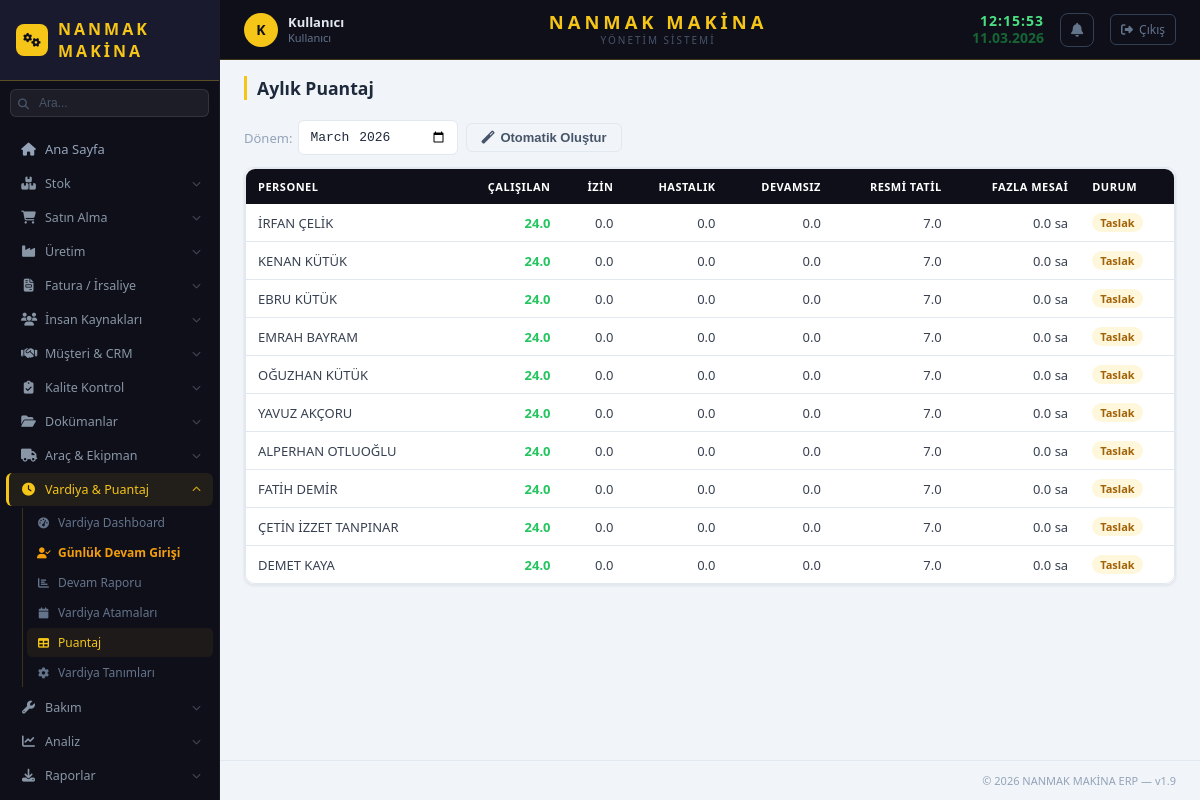
/vardiya/puantaj (signed in), run on the app's committed database.
### app/stok/models/sistem_ayar.py (models this page shows, shortened)
class SistemAyar(db.Model):
    __tablename__ = 'sistem_ayar'
    id = db.Column(db.Integer, primary_key=True, autoincrement=True)
    anahtar = db.Column(db.String(100), unique=True, nullable=False)
    deger = db.Column(db.Text)
    aciklama = db.Column(db.String(200))
    guncelleme = db.Column(db.String(30), default=lambda: datetime.now().strftime('%d.%m.%Y %H:%M'))
    @staticmethod
    def get(anahtar, varsayilan=''):
        ayar = SistemAyar.query.filter_by(anahtar=anahtar).first()
        return ayar.deger if ayar else varsayilan

### app/vardiya/models/vardiya.py (models this page shows, shortened)
class Puantaj(db.Model):
    __tablename__ = 'puantaj'
    id = db.Column(db.Integer, primary_key=True, autoincrement=True)
    personel_id = db.Column(db.Integer, db.ForeignKey('personel.id'), nullable=False)
    yil = db.Column(db.Integer, nullable=False)
    ay = db.Column(db.Integer, nullable=False)
    calisilan_gun = db.Column(db.Float, default=0)
    izin_gun = db.Column(db.Float, default=0)
    hastalik_gun = db.Column(db.Float, default=0)
    devamsizlik_gun = db.Column(db.Float, default=0)
    resmi_tatil_gun = db.Column(db.Float, default=0)
    fazla_mesai_saat = db.Column(db.Float, default=0)
    notlar = db.Column(db.Text)
    onaylandi = db.Column(db.Integer, default=0)
    onaylayan_id = db.Column(db.Integer, nullable=True)
    olusturma_tarihi = db.Column(db.String(20), default=_simdi)
    personel = db.relationship('Personel', backref=db.backref('puantajlar', lazy=True))

### app/ik/models/personel.py (models this page shows, shortened)
class Personel(db.Model):
    __tablename__ = 'personel'
    id = db.Column(db.Integer, primary_key=True, autoincrement=True)
    sicil_no = db.Column(db.String(30), unique=True, nullable=False)
    ad = db.Column(db.String(100), nullable=False)
    soyad = db.Column(db.String(100), nullable=False)
    tc_kimlik = db.Column(db.String(11))
    dogum_tarihi = db.Column(db.String(20))
    cinsiyet = db.Column(db.String(10))
    telefon = db.Column(db.String(20))
    email = db.Column(db.String(150))
    adres = db.Column(db.Text)
    departman = db.Column(db.String(100))
    pozisyon = db.Column(db.String(100))
    ise_baslama = db.Column(db.String(20))
    isten_ayrilma = db.Column(db.String(20))
    calisma_turu = db.Column(db.String(20), default='tam_zamanli')
    maas = db.Column(db.Float, default=0)
    para_birimi = db.Column(db.String(10), default='TL')
    sube_id = db.Column(db.Integer, db.ForeignKey('sube.id'), nullable=True)
    aktif = db.Column(db.Integer, default=1)
    olusturma_tarihi = db.Column(db.String(20), default=_simdi)
    izinler = db.relationship('Izin', backref='personel', lazy=True, cascade='all, delete-orphan')
    maas_kayitlari = db.relationship('Maas', backref='personel', lazy=True, cascade='all, delete-orphan')
    @property
    def tam_ad(self):
        return f'{self.ad} {self.soyad}'

### app/vardiya/routes/vardiya_routes.py (the view)
@vardiya_bp.route('/puantaj')
def puantaj_liste():
    ay = request.args.get('ay', datetime.now().strftime('%Y-%m'))
    yil, ay_no = map(int, ay.split('-'))
    puantajlar = Puantaj.query.filter_by(yil=yil, ay=ay_no).all()
    return render_template('vardiya/puantaj_liste.html',
        puantajlar=puantajlar, secili_ay=ay)

### app/__init__.py (called while the page is built)
def login_gerekli_mi(endpoint, path):
    for acik in ACIK_URLLAR:
        if path.startswith(acik):
            return False
    return True

### app/kullanici/models/kullanici.py (called while the page is built)
    def birincil_rol(self):
        if self.roller:
            return self.roller[0].rol
        return None

    def admin_mi(self):
        for kr in self.roller:
            if kr.rol and kr.rol.rol_adi == 'admin':
                return True
        return False

### app/vardiya/templates/vardiya/puantaj_liste.html (shortened to what this page needs)
{% extends "base.html" %}
{% block page_title %}Aylık Puantaj{% endblock %}
{% block content %}
<div style="display:flex;gap:8px;margin-bottom:12px;flex-wrap:wrap;align-items:center;">
    <form method="GET" style="display:flex;gap:6px;align-items:center;">
        <label style="font-size:13px;color:var(--gri);">Dönem:</label>
        <input type="month" name="ay" class="form-input" value="{{ secili_ay }}" style="width:160px;" onchange="this.form.submit()">
    </form>
    <form method="POST" action="{{ url_for('vardiya.puantaj_olustur') }}">
        <button type="submit" class="btn btn-ghost" onclick="return confirm('Bu ay için puantaj otomatik oluşturulsun mu? (Mevcut kayıtlar korunur)')">
            <i class="fas fa-magic"></i> Otomatik Oluştur
        </button>
    </form>
</div>
<div class="card">
    <div class="table-container">
        <table class="data-table">
            <thead>
                <tr>
                    <th>Personel</th>
                    <th style="text-align:right;">Çalışılan</th>
                    <th style="text-align:right;">İzin</th>
                    <th style="text-align:right;">Hastalık</th>
                    <th style="text-align:right;">Devamsız</th>
                    <th style="text-align:right;">Resmi Tatil</th>
                    <th style="text-align:right;">Fazla Mesai</th>
                    <th>Durum</th>
                </tr>
            </thead>
            <tbody>
            {% for p in puantajlar %}
            <tr>
                <td style="font-weight:500;">{{ p.personel.tam_ad if p.personel else '?' }}</td>
                <td style="text-align:right;font-weight:700;color:var(--yesil);">{{ p.calisilan_gun }}</td>
                <td style="text-align:right;">{{ p.izin_gun }}</td>
                <td style="text-align:right;">{{ p.hastalik_gun }}</td>
                <td style="text-align:right;{% if p.devamsizlik_gun > 0 %}color:var(--kirmizi);{% endif %}">{{ p.devamsizlik_gun }}</td>
                <td style="text-align:right;">{{ p.resmi_tatil_gun }}</td>
                <td style="text-align:right;{% if p.fazla_mesai_saat > 0 %}color:var(--sari);font-weight:600;{% endif %}">{{ p.fazla_mesai_saat }} sa</td>
                <td>
                    {% if p.onaylandi %}
                    <span class="status-badge acik"><i class="fas fa-check"></i> Onaylı</span>
                    {% else %}
                    <span class="status-badge beklemede">Taslak</span>
                    {% endif %}
                </td>
            </tr>
            {% else %}
            <tr><td colspan="8" style="text-align:center;padding:32px;color:var(--gri);">
                <i class="fas fa-table" style="font-size:32px;opacity:0.3;display:block;margin-bottom:8px;"></i>
                Bu dönem için puantaj yok.<br>
                <small>"Otomatik Oluştur" ile oluşturabilirsiniz.</small>
            </td></tr>
            {% endfor %}
            </tbody>
        </table>
    </div>
</div>
{% endblock %}

### app/stok/templates/base.html (shortened to what this page needs)
<!DOCTYPE html>
<html lang="tr">
<head>
    <link rel="stylesheet" href="{{ url_for('static', filename='css/main.css') }}">
    <link rel="stylesheet" href="https://cdnjs.cloudflare.com/ajax/libs/font-awesome/6.4.0/css/all.min.css">
</head>
<body>
<aside class="sidebar">
    <div class="sidebar-logo">
        {% if firma_logo %}
        <img src="{{ url_for('static', filename='img/' + firma_logo) }}"
             alt="{{ firma_adi }}" style="height:36px;max-width:140px;object-fit:contain;">
        {% else %}
        <span class="sidebar-logo-icon"><i class="fas fa-cogs"></i></span>
        <span class="sidebar-logo-text">{{ firma_adi }}</span>
        {% endif %}
    </div>
    <div class="sidebar-arama">
        <i class="fas fa-search sidebar-arama-ikon"></i>
        <input type="text" id="global-arama" placeholder="Ara..." autocomplete="off">
    </div>
    <nav class="sidebar-nav">
        <a href="/" class="nav-item {% if request.path == '/' %}active{% endif %}">
            <i class="fas fa-home"></i><span>Ana Sayfa</span>
        </a>
        <div class="nav-group">
            <div class="nav-group-title" id="btn-stok-menu">
                <i class="fas fa-boxes ng-icon"></i>
                <span class="ng-label">Stok</span>
                <i class="fas fa-chevron-down ng-arrow"></i>
            </div>
        </div>
        <div class="nav-group">
            <div class="nav-group-title" id="btn-satin-menu">
                <i class="fas fa-shopping-cart ng-icon"></i>
                <span class="ng-label">Satın Alma</span>
                <i class="fas fa-chevron-down ng-arrow"></i>
            </div>
        </div>
        <div class="nav-group">
            <div class="nav-group-title" id="btn-uretim-menu">
                <i class="fas fa-industry ng-icon"></i>
                <span class="ng-label">Üretim</span>
                <i class="fas fa-chevron-down ng-arrow"></i>
            </div>
        </div>
        <div class="nav-group">
            <div class="nav-group-title" id="btn-fatura-menu">
                <i class="fas fa-file-invoice ng-icon"></i>
                <span class="ng-label">Fatura / İrsaliye</span>
                <i class="fas fa-chevron-down ng-arrow"></i>
            </div>
        </div>
        {% if session.get('admin') or yetki.get('ik') %}
        <div class="nav-group">
            <div class="nav-group-title" id="btn-ik-menu">
                <i class="fas fa-users ng-icon"></i>
                <span class="ng-label">İnsan Kaynakları</span>
                <i class="fas fa-chevron-down ng-arrow"></i>
            </div>
        </div>
        {% endif %}
        {% if aktif_moduller.get('crm') %}
        <div class="nav-group">
            <div class="nav-group-title" id="btn-crm-menu">
                <i class="fas fa-handshake ng-icon"></i>
                <span class="ng-label">Müşteri & CRM</span>
                <i class="fas fa-chevron-down ng-arrow"></i>
            </div>
        </div>
        {% endif %}
        {% if aktif_moduller.get('kalite') %}
        <div class="nav-group">
            <div class="nav-group-title" id="btn-kalite-menu">
                <i class="fas fa-clipboard-check ng-icon"></i>
                <span class="ng-label">Kalite Kontrol</span>
                <i class="fas fa-chevron-down ng-arrow"></i>
            </div>
        </div>
        {% endif %}
        {% if aktif_moduller.get('dokuman') %}
        <div class="nav-group">
            <div class="nav-group-title" id="btn-dokuman-menu">
                <i class="fas fa-folder-open ng-icon"></i>
                <span class="ng-label">Dokümanlar</span>
                <i class="fas fa-chevron-down ng-arrow"></i>
            </div>
        </div>
        {% endif %}
        {% if aktif_moduller.get('arac') %}
        <div class="nav-group">
            <div class="nav-group-title" id="btn-arac-menu">
                <i class="fas fa-truck ng-icon"></i>
                <span class="ng-label">Araç & Ekipman</span>
                <i class="fas fa-chevron-down ng-arrow"></i>
            </div>
        </div>
        {% endif %}
        {% if aktif_moduller.get('vardiya') %}
        <div class="nav-group">
            <div class="nav-group-title" id="btn-vardiya-menu">
                <i class="fas fa-clock ng-icon"></i>
                <span class="ng-label">Vardiya & Puantaj</span>
                <i class="fas fa-chevron-down ng-arrow"></i>
            </div>
            <div id="vardiya-menu" class="nav-submenu">
                <a href="{{ url_for('vardiya.vardiya_dashboard') }}"><i class="fas fa-tachometer-alt"></i> Vardiya Dashboard</a>
                <a href="{{ url_for('vardiya.devam_listesi') }}" style="font-weight:600;color:#f59e0b;"><i class="fas fa-user-check"></i> Günlük Devam Girişi</a>
                <a href="{{ url_for('vardiya.devam_rapor') }}"><i class="fas fa-chart-bar"></i> Devam Raporu</a>
                <a href="{{ url_for('vardiya.atama_liste') }}"><i class="fas fa-calendar"></i> Vardiya Atamaları</a>
                <a href="{{ url_for('vardiya.puantaj_liste') }}"><i class="fas fa-table"></i> Puantaj</a>
                <a href="{{ url_for('vardiya.tanim_liste') }}"><i class="fas fa-cog"></i> Vardiya Tanımları</a>
            </div>
        </div>
        {% endif %}
        {% if aktif_moduller.get('bakim') %}
        <div class="nav-group">
            <div class="nav-group-title" id="btn-bakim-menu">
                <i class="fas fa-wrench ng-icon"></i>
                <span class="ng-label">Bakım</span>
                <i class="fas fa-chevron-down ng-arrow"></i>
            </div>
        </div>
        {% endif %}
        <div class="nav-group">
            <div class="nav-group-title" id="btn-analiz-menu">
                <i class="fas fa-chart-line ng-icon"></i>
                <span class="ng-label">Analiz</span>
                <i class="fas fa-chevron-down ng-arrow"></i>
            </div>
        </div>
        <div class="nav-group">
            <div class="nav-group-title" id="btn-rapor-menu">
                <i class="fas fa-download ng-icon"></i>
                <span class="ng-label">Raporlar</span>
                <i class="fas fa-chevron-down ng-arrow"></i>
            </div>
        </div>
        {% if aktif_moduller.get('proje') %}
        <div class="nav-group">
            <div class="nav-group-title" id="btn-proje-menu">
            </div>
        </div>
        {% endif %}
    </nav>
</aside>
<div class="main-wrapper">
    <header class="top-header">
        <div class="header-left">
            <a href="{{ url_for('kullanici.profil') }}" class="header-user" title="Profilim" style="text-decoration:none;">
                <div class="header-user-avatar">{{ session.get('tam_ad', 'K')[:1] | upper }}</div>
                <div class="header-user-info">
                    <span class="header-user-name">{{ session.get('tam_ad', 'Kullanıcı') }}</span>
                    <span class="header-user-role">{% if session.get('admin') %}Admin{% else %}Kullanıcı{% endif %}</span>
                </div>
            </a>
        </div>
        <div class="header-center">
            <div class="header-firma">{{ firma_adi }}</div>
            <div class="header-firma-alt">{{ firma_alt_baslik }}</div>
        </div>
        <div class="header-right">
            <div class="header-datetime">
                <span class="header-saat" id="header-saat">--:--:--</span>
                <span class="header-tarih" id="header-tarih">--.--.----</span>
            </div>
            <div class="bildirim-wrapper" id="bildirim-wrapper">
                <button class="bildirim-btn" onclick="toggleBildirimler()" title="Bildirimler">
                    <i class="fas fa-bell"></i>
                </button>
            </div>
            <a href="{{ url_for('kullanici.cikis') }}" class="header-cikis" title="Çıkış Yap">
                <i class="fas fa-sign-out-alt"></i>
                <span>Çıkış</span>
            </a>
        </div>
    </header>
    <div class="page-header">
        <h2 class="page-title">{% block page_title %}{% endblock %}</h2>
    </div>
    <main class="main-content">
        {% block content %}{% endblock %}
    </main>
    <footer class="footer">
        <span>© 2026 {{ firma_adi }} ERP — v1.9</span>
    </footer>
</div>
</body>
</html>

### app/stok/templates/base.html (style rules this page uses)
.bildirim-wrapper { position: relative; }
.bildirim-btn { background: none; border: 1px solid #334155; color: #64748b; width: 34px; height: 34px; border-radius: 8px; cursor: pointer; display: flex; align-items: center; justify-content: center; font-size: 14px; transition: all 0.15s; position: relative; }
.sidebar-arama { padding: 8px 10px; position: relative; }
.sidebar-arama input { width: 100%; background: rgba(255,255,255,0.06); border: 1px solid rgba(255,255,255,0.1); border-radius: 6px; padding: 6px 8px 6px 28px; color: #94a3b8; font-size: 12px; outline: none; transition: all 0.15s; }
.sidebar-arama input::placeholder { color: #475569; }
.sidebar-arama-ikon { position: absolute; left: 18px; top: 50%; transform: translateY(-50%); color: #475569; font-size: 11px; pointer-events: none; }

### data on the page
SistemAyar: deger "NANMAK MAKİNA"
SistemAyar: deger "YÖNETIM SISTEMI"
Puantaj: personel "İRFAN ÇELİK", calisilan_gun "24.0", izin_gun "0.0", hastalik_gun "0.0", devamsizlik_gun "0.0", resmi_tatil_gun "7.0", fazla_mesai_saat "0.0", onaylandi "Taslak"
Puantaj: personel "KENAN KÜTÜK", calisilan_gun "24.0", izin_gun "0.0", hastalik_gun "0.0", devamsizlik_gun "0.0", resmi_tatil_gun "7.0", fazla_mesai_saat "0.0", onaylandi "Taslak"
Puantaj: personel "EBRU KÜTÜK", calisilan_gun "24.0", izin_gun "0.0", hastalik_gun "0.0", devamsizlik_gun "0.0", resmi_tatil_gun "7.0", fazla_mesai_saat "0.0", onaylandi "Taslak"
Puantaj: personel "EMRAH BAYRAM", calisilan_gun "24.0", izin_gun "0.0", hastalik_gun "0.0", devamsizlik_gun "0.0", resmi_tatil_gun "7.0", fazla_mesai_saat "0.0", onaylandi "Taslak"
Puantaj: personel "OĞUZHAN KÜTÜK", calisilan_gun "24.0", izin_gun "0.0", hastalik_gun "0.0", devamsizlik_gun "0.0", resmi_tatil_gun "7.0", fazla_mesai_saat "0.0", onaylandi "Taslak"
Puantaj: personel "YAVUZ AKÇORU", calisilan_gun "24.0", izin_gun "0.0", hastalik_gun "0.0", devamsizlik_gun "0.0", resmi_tatil_gun "7.0", fazla_mesai_saat "0.0", onaylandi "Taslak"
Puantaj: personel "ALPERHAN OTLUOĞLU", calisilan_gun "24.0", izin_gun "0.0", hastalik_gun "0.0", devamsizlik_gun "0.0", resmi_tatil_gun "7.0", fazla_mesai_saat "0.0", onaylandi "Taslak"
Puantaj: personel "FATİH DEMİR", calisilan_gun "24.0", izin_gun "0.0", hastalik_gun "0.0", devamsizlik_gun "0.0", resmi_tatil_gun "7.0", fazla_mesai_saat "0.0", onaylandi "Taslak"
Puantaj: personel "ÇETİN İZZET TANPINAR", calisilan_gun "24.0", izin_gun "0.0", hastalik_gun "0.0", devamsizlik_gun "0.0", resmi_tatil_gun "7.0", fazla_mesai_saat "0.0", onaylandi "Taslak"
Puantaj: personel "DEMET KAYA", calisilan_gun "24.0", izin_gun "0.0", hastalik_gun "0.0", devamsizlik_gun "0.0", resmi_tatil_gun "7.0", fazla_mesai_saat "0.0", onaylandi "Taslak"

### other printed values
{{ session.get('tam_ad', 'K')[:1] | upper }} "K"
{{ session.get('tam_ad', 'Kullanıcı') }} "Kullanıcı"
